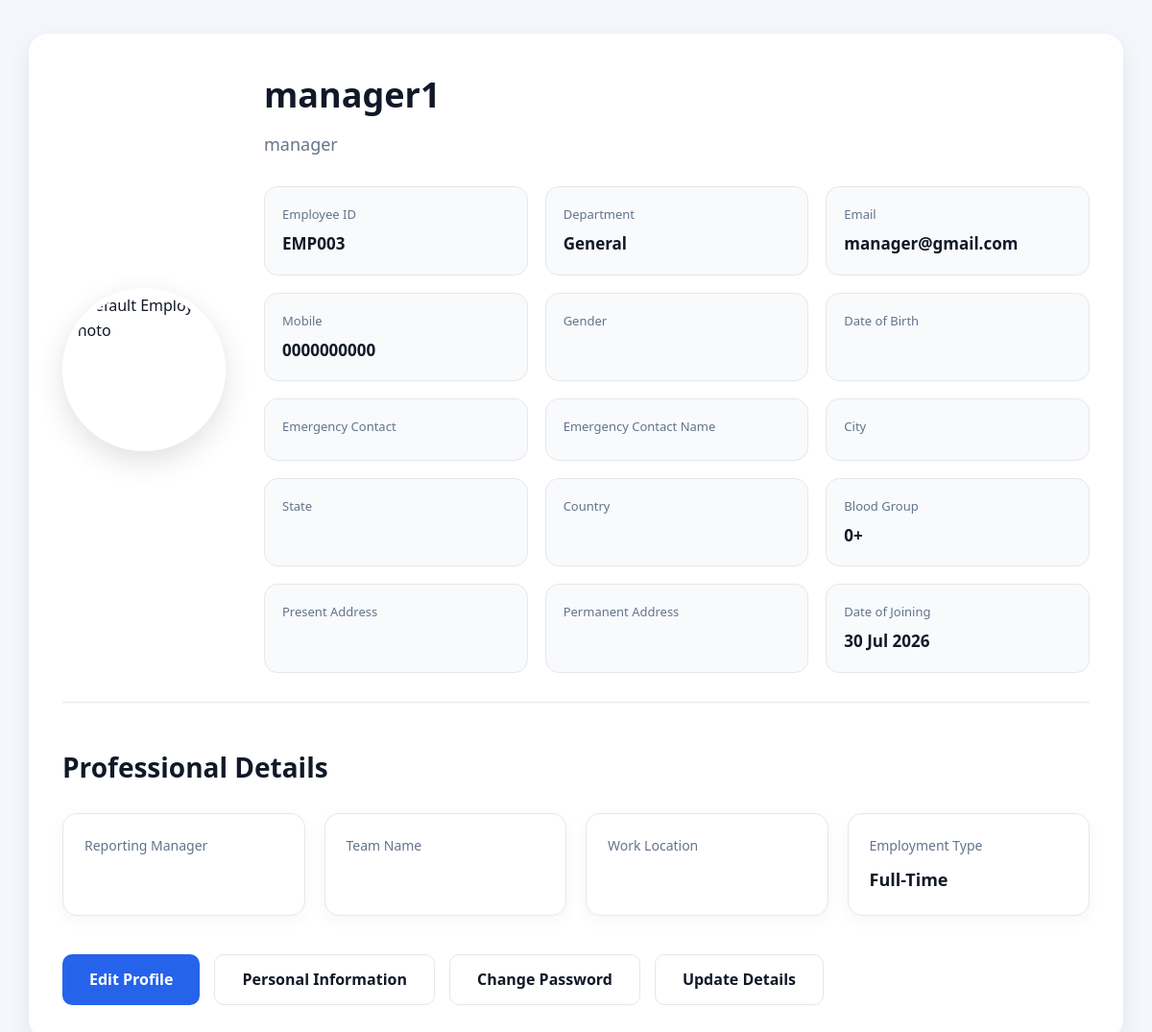
Page /employee/profile/ (signed in) on the earlier database version.
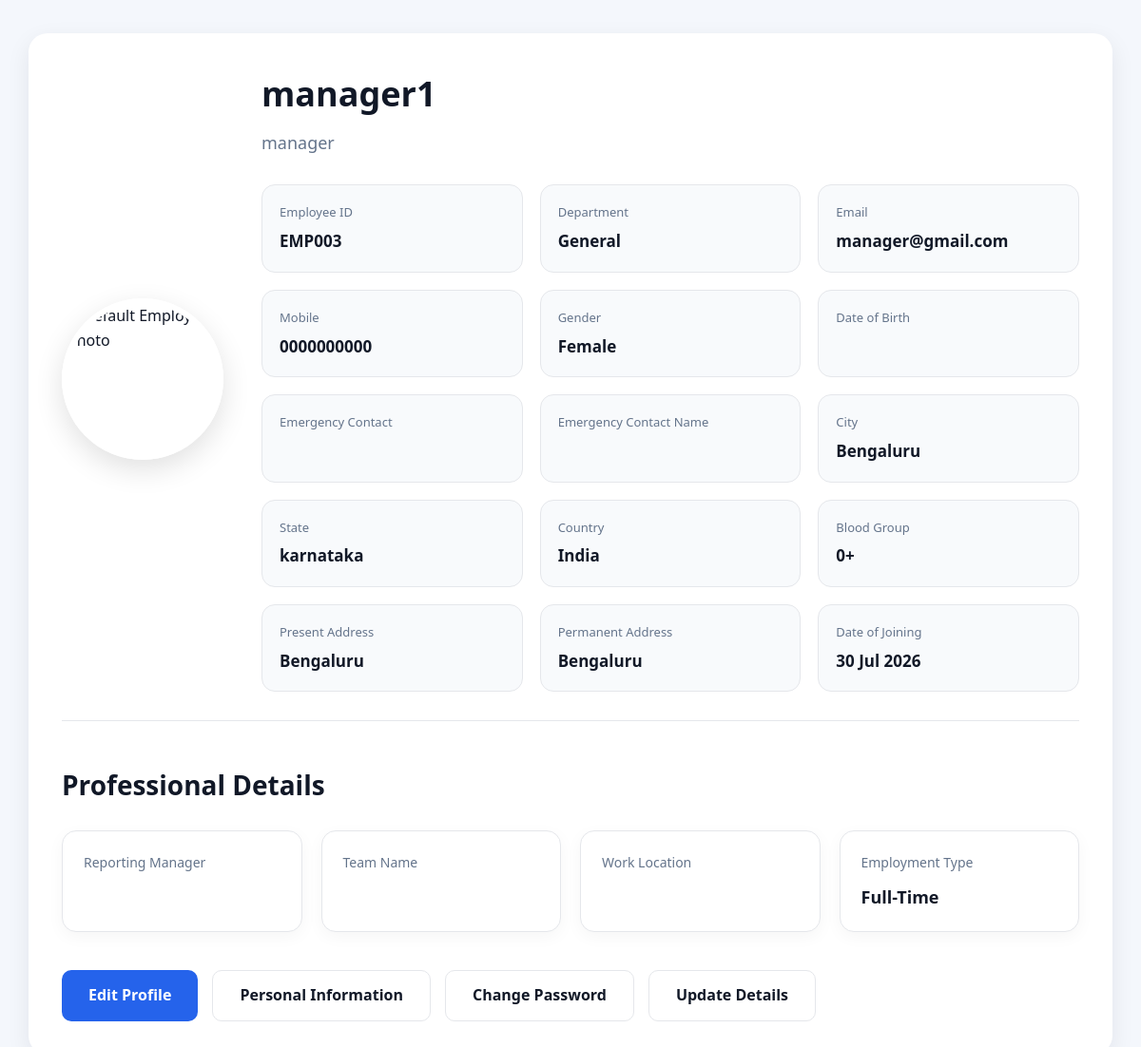
Same page on the later database version.
### employees/models.py (models this page shows, shortened)
class Employee(models.Model):
    ROLE_CHOICES = [
        ("Admin", "Admin"),
        ("Manager", "Manager"),
        ("HR", "HR"),
        ("Team Lead", "Team Lead"),
        ("Employee", "Employee"),
    ]
    GENDER_CHOICES = [
        ("Male", "Male"),
        ("Female", "Female"),
        ("Other", "Other"),
        ("Prefer not to say", "Prefer not to say"),
    ]
    EMPLOYMENT_TYPE_CHOICES = [
        ("Full-Time", "Full-Time"),
        ("Part-Time", "Part-Time"),
        ("Contract", "Contract"),
        ("Intern", "Intern"),
    ]
    user = models.OneToOneField(
        User,
        on_delete=models.CASCADE
    )
    employee_id = models.CharField(
        max_length=20,
        unique=True
    )
    department = models.CharField(
        max_length=100
    )
    designation = models.CharField(
        max_length=100
    )
    role = models.CharField(
        max_length=20,
        choices=ROLE_CHOICES,
        default="Employee"
    )
    phone = models.CharField(
        max_length=15
    )
    joining_date = models.DateField()
    profile_image = models.ImageField(
        upload_to="employees/",
        blank=True,
        null=True
    )
    dob = models.DateField(
        blank=True,
        null=True
    )
    gender = models.CharField(
        max_length=30,
        choices=GENDER_CHOICES,
        blank=True
    )
    blood_group = models.CharField(
        max_length=5,
        blank=True
    )
    present_address = models.TextField(
        blank=True
    )
    permanent_address = models.TextField(
        blank=True
    )
    city = models.CharField(
        max_length=100,
        blank=True
    )
    state = models.CharField(
        max_length=100,
        blank=True
    )
    country = models.CharField(
        max_length=100,
        blank=True
    )
    emergency_contact_name = models.CharField(
        max_length=100,
        blank=True
    )
    emergency_contact = models.CharField(
        max_length=15,
        blank=True
    )
    reporting_manager = models.CharField(
        max_length=100,
        blank=True
    )
    team_name = models.CharField(
        max_length=100,
        blank=True
    )
    work_location = models.CharField(
        max_length=100,
        blank=True
    )
    employment_type = models.CharField(
        max_length=30,
        choices=EMPLOYMENT_TYPE_CHOICES,
        default="Full-Time"
    )
    created_at = models.DateTimeField(
        auto_now_add=True
    )
    updated_at = models.DateTimeField(
        auto_now=True
    )

### employees/views.py (the view)
# urls.py: path("profile/", views.employees_profile, name="employees_profile"),
@login_required(login_url="login")
def employees_profile(request):
    employee = Employee.objects.get(user=request.user)
    return render(
        request,
        "employees/profile.html",
        {
            "employee": employee
        }
    )

### employees/templates/employees/profile.html (shortened to what this page needs)
{% load static %}
<!DOCTYPE html>
<html lang="en">
<head>
  <link rel="stylesheet" href="{% static 'employees/css/style.css' %}">
</head>
<body>
<div class="profile-page">
<header class="profile-header">
  <div class="profile-image-wrap">
    {% if employee.profile_image %}
        <img src="{{ employee.profile_image.url }}"
             class="profile-image"
             alt="Employee Photo">
    {% else %}
        <img src="{% static 'employees/images/default.png' %}"
             class="profile-image"
             alt="Default Employee Photo">
    {% endif %}
  </div>
  <div class="profile-info-panel">
    <h1 class="profile-name">
      {{ employee.user.first_name }} {{ employee.user.last_name }}
    </h1>
    <p class="profile-role">
      {{ employee.designation }}
    </p>
    <div class="profile-details-grid">
      <div>
        <span>Employee ID</span>
        <strong>{{ employee.employee_id }}</strong>
      </div>
      <div>
        <span>Department</span>
        <strong>{{ employee.department }}</strong>
      </div>
      <div>
        <span>Email</span>
        <strong>{{ employee.user.email }}</strong>
      </div>
      <div>
        <span>Mobile</span>
        <strong>{{ employee.phone }}</strong>
      </div>
      <div>
        <span>Gender</span>
        <strong>{{ employee.gender }}</strong>
      </div>
      <div>
        <span>Date of Birth</span>
      </div>
      <div>
        <span>Emergency Contact</span>
      </div>
      <div>
        <span>Emergency Contact Name</span>
      </div>
      <div>
        <span>City</span>
        <strong>{{ employee.city }}</strong>
      </div>
      <div>
        <span>State</span>
        <strong>{{ employee.state }}</strong>
      </div>
      <div>
        <span>Country</span>
        <strong>{{ employee.country }}</strong>
      </div>
      <div>
        <span>Blood Group</span>
        <strong>{{ employee.blood_group }}</strong>
      </div>
      <div>
        <span>Present Address</span>
        <strong>{{ employee.present_address }}</strong>
      </div>
      <div>
        <span>Permanent Address</span>
        <strong>{{ employee.permanent_address }}</strong>
      </div>
      <div>
        <span>Date of Joining</span>
        <strong>{{ employee.joining_date|date:"d M Y" }}</strong>
      </div>
    </div>
  </div>
</header>
<section class="professional-details">
<h2>Professional Details</h2>
<div class="details-grid">
  <div class="detail-card">
    <p>Reporting Manager</p>
  </div>
  <div class="detail-card">
    <p>Team Name</p>
  </div>
  <div class="detail-card">
    <p>Work Location</p>
  </div>
  <div class="detail-card">
    <p>Employment Type</p>
    <strong>{{ employee.employment_type }}</strong>
  </div>
</div>
</section>
<section class="action-buttons">
<a class="btn btn-primary" href="{% url 'edit_profile' %}">
  Edit Profile
</a>
<a class="btn btn-secondary" href="{% url 'personal_info' %}">
  Personal Information
</a>
<a class="btn btn-secondary" href="{% url 'change_password' %}">
  Change Password
</a>
<a class="btn btn-secondary" href="{% url 'update_details' %}">
  Update Details
</a>
</section>
</div>
</body>
</html>

Differences in the rows shown:
changed Employee "manager": gender (not shown) → "Female"; city (not shown) → "Bengaluru"; state (not shown) → "karnataka"; country (not shown) → "India"; present_address (not shown) → "Bengaluru"; permanent_address (not shown) → "Bengaluru"
